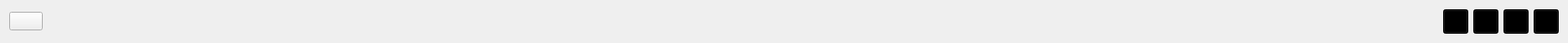
   <widget class="QWidget" name="horizontalLayoutWidget">
    <property name="geometry">
     <rect>
      <x>20</x>
      <y>0</y>
      <width>1871</width>
      <height>51</height>
     </rect>
    </property>
    <layout class="QHBoxLayout" name="horizontalLayout">
     <property name="sizeConstraint">
      <enum>QLayout::SetDefaultConstraint</enum>
     </property>
     <item>
      <widget class="QPushButton" name="pushButton_5">
       <property name="text">
        <string/>
       </property>
       <property name="icon">
        <iconset>
         <normaloff>las-compras-en-linea.png</normaloff>las-compras-en-linea.png</iconset>
       </property>
       <property name="iconSize">
        <size>
         <width>40</width>
         <height>40</height>
        </size>
       </property>
      </widget>
     </item>
     <item>
      <spacer name="horizontalSpacer">
       <property name="orientation">
        <enum>Qt::Horizontal</enum>
       </property>
       <property name="sizeHint" stdset="0">
        <size>
         <width>40</width>
         <height>20</height>
        </size>
       </property>
      </spacer>
     </item>
     <item>
      <widget class="QPushButton" name="bt_Minimizar">
       <property name="minimumSize">
        <size>
         <width>20</width>
         <height>20</height>
        </size>
       </property>
       <property name="maximumSize">
        <size>
         <width>30</width>
         <height>30</height>
        </size>
       </property>
       <property name="styleSheet">
        <string notr="true">QPushButton{
background-color:#000000;
}

QPushButton:hover{
background-color:#ffffff;
}</string>
       </property>
       <property name="text">
        <string/>
       </property>
       <property name="icon">
        <iconset>
         <normaloff>borrar (1).png</normaloff>borrar (1).png</iconset>
       </property>
       <property name="iconSize">
        <size>
         <width>37</width>
         <height>37</height>
        </size>
       </property>
      </widget>
     </item>
     <item>
      <widget class="QPushButton" name="bt_Restaurar">
       <property name="maximumSize">
        <size>
         <width>30</width>
         <height>30</height>
        </size>
       </property>
       <property name="styleSheet">
        <string notr="true">QPushButton{
background-color:#000000;
}

QPushButton:hover{
background-color:#ffffff;
}</string>
       </property>
       <property name="text">
        <string/>
       </property>
       <property name="icon">
        <iconset>
         <normaloff>minimizar.png</normaloff>minimizar.png</iconset>
       </property>
       <property name="iconSize">
        <size>
         <width>30</width>
         <height>30</height>
        </size>
       </property>
      </widget>
     </item>
     <item>
      <widget class="QPushButton" name="bt_Maximizar">
       <property name="maximumSize">
        <size>
         <width>30</width>
         <height>30</height>
        </size>
       </property>
       <property name="styleSheet">
        <string notr="true">QPushButton{
background-color:#000000;
}

QPushButton:hover{
background-color:#ffffff;
}</string>
       </property>
       <property name="text">
        <string/>
       </property>
       <property name="icon">
        <iconset>
         <normaloff>maximizar.png</normaloff>maximizar.png</iconset>
       </property>
       <property name="iconSize">
        <size>
         <width>30</width>
         <height>30</height>
        </size>
       </property>
      </widget>
     </item>
     <item>
      <widget class="QPushButton" name="bt_Cerrar">
       <property name="maximumSize">
        <size>
         <width>30</width>
         <height>30</height>
        </size>
       </property>
       <property name="styleSheet">
        <string notr="true">QPushButton{
background-color:#000000;
}

QPushButton:hover{
background-color:#ffffff;
}</string>
       </property>
       <property name="text">
        <string/>
       </property>
       <property name="icon">
        <iconset>
         <normaloff>salida.png</normaloff>salida.png</iconset>
       </property>
       <property name="iconSize">
        <size>
         <width>30</width>
         <height>30</height>
        </size>
       </property>
      </widget>
     </item>
    </layout>
   </widget>
